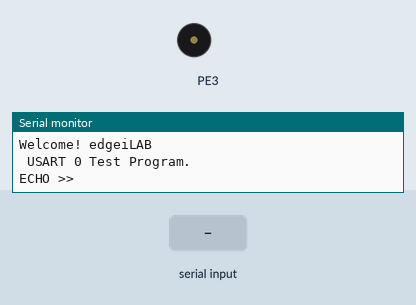
This program was run on a simulated ATmega128, built with avr-gcc and emulated at 7.3728 MHz. On the bench: buzzer (waves = sounding), the last lines printed to the serial monitor. The inputs (shaded band) are chosen by the test bench.

Above: at 1.2 s.
1.3 s: "0" received over Serial
At 1.7 s:
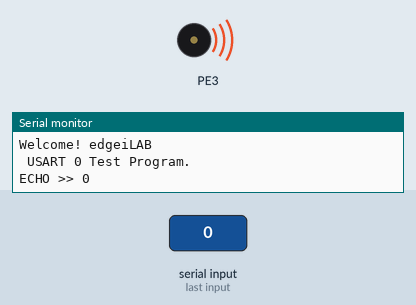
Timing chart, 0 to 4.3 s (numbered marks = the images above; inputs shaded):
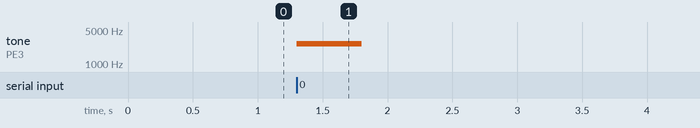

Measured:
- after the input at 1.3 s, tone on PE3: silent → 2614 Hz at once, → silent 0.50 s later

The program:

main.c
```c
/*
 * UART.c
 *
 * Created: 2020-06-17 오후 3:04:36
 * Author : PKNU
 */

#include <avr/io.h>
#include <avr/interrupt.h>
#include <util/delay.h>

volatile unsigned char TX_flag = 0;
volatile char TX_data = 0;

unsigned int DoReMi[8] = {523, 587, 659, 698, 783, 880, 987, 1046};

void putch(unsigned char data)
{
	while((UCSR0A & 0x20)==0);
	UDR0 = data;
	UCSR0A |= 0x20;
}

void putch_Str(char *str)
{
	unsigned char i=0;
	while(str[i]!='\0')
	{
		putch(str[i++]);
	}
}

unsigned char getch()
{
	unsigned char data;
	while((UCSR0A & 0x80)==0);
	data=UDR0;
	UCSR0A |= 0x80;
	return data;
}

int main(void)
{
	unsigned char text[] = "\r\nWelcome! edgeiLAB\r\n USART 0 Test Program.\r\n";
	unsigned char echo[] = "ECHO >> ";
	//unsigned char next[] = "\r\n";
	//unsigned int input = 9;
	unsigned char chinput;
	unsigned char i = 0;

	DDRE = 0b00001000;
	TCCR3A = 0x00;
	TCCR3B = 0b00011001;
	TCCR3C = 0x00;
	TCNT3 = 0x00;

	UCSR0A = 0x00;
	UCSR0B = 0b00011000;
	UCSR0C = 0b00000110;

	UBRR0H = 0x00;
	UBRR0L = 0b00000111;

	while(text[i]!='\0')
	{
		putch(text[i++]);
	}
	i=0;
	while(echo[i]!='\0')
	{
		putch(echo[i++]);
	}

	while(1)
	{
		chinput=getch();
		if(chinput!='\0')
		{
			putch(chinput);
			switch(chinput)
			{
				case '0':
				ICR3 = 7372800 / DoReMi[0]/10;
				break;

				case '1':
				ICR3 = 7372800 / DoReMi[1]/10;
				break;

				case '2':
				ICR3 = 7372800 / DoReMi[2]/10;
				break;

				case '3':
				ICR3 = 7372800 / DoReMi[3]/10;
				break;

				case '4':
				ICR3 = 7372800 / DoReMi[4]/10;
				break;

				case '5':
				ICR3 = 7372800 / DoReMi[5]/10;
				break;

				case '6':
				ICR3 = 7372800 / DoReMi[6]/10;
				break;

				case '7':
				ICR3 = 7372800 / DoReMi[7]/10;
				break;
			}

			TCCR3A = 0b01000000;
			_delay_ms(500);
			TCCR3A = 0x00;
		}
		else
		{
			TCCR3A = 0x00;
		}

		/*
		i=0;
		while(next[i]!='\0')
		{
			putch(next[i++]);
		}*/
	}

	/*DDRD = 0x00;
	DDRE = 0b00000010;
	UCSR0A = 0x00;
	UCSR0B = 0b00011000;
	UCSR0C = 0b00000110;
	UBRR0H = 0x00;
	UBRR0L = 0b00000111;

	EICRA = 0xff;
	EICRB = 0xff;
	EIMSK = 0xff;
	EIFR = 0xff;

	sei();

	while(1)
	{
		if(TX_flag == 1)
		{
			putch_Str("\n\r Input Switch : ");
			putch(TX_data);
			TX_flag = 0;
		}
	}*/


	/*unsigned char text[] = "Hello World \r\n";
	unsigned char i=0;

	DDRE = 0xfe;

	UCSR0A = 0x00;
	UCSR0B = 0x18;
	UCSR0C = 0x06;

	UBRR0H = 0x00;
	UBRR0L = 0x07;

    while (text[i]!='\0')
    {
		putch(text[i++]);
    }*/
}
/*
SIGNAL(INT0_vect)
{
	cli();
	TX_data = '0';
	TX_flag = 1;
	sei();
}

SIGNAL(INT1_vect)
{
	cli();
	TX_data = '1';
	TX_flag = 1;
	sei();
}

SIGNAL(INT2_vect)
{
	cli();
	TX_data = '2';
	TX_flag = 1;
	sei();
}

SIGNAL(INT3_vect)
{
	cli();
	TX_data = '3';
	TX_flag = 1;
	sei();
}

SIGNAL(INT4_vect)
{
	cli();
	TX_data = '4';
	TX_flag = 1;
	sei();
}

SIGNAL(INT5_vect)
{
	cli();
	TX_data = '5';
	TX_flag = 1;
	sei();
}

SIGNAL(INT6_vect)
{
	cli();
	TX_data = '6';
	TX_flag = 1;
	sei();
}

SIGNAL(INT7_vect)
{
	cli();
	TX_data = '7';
	TX_flag = 1;
	sei();
}*/
```
